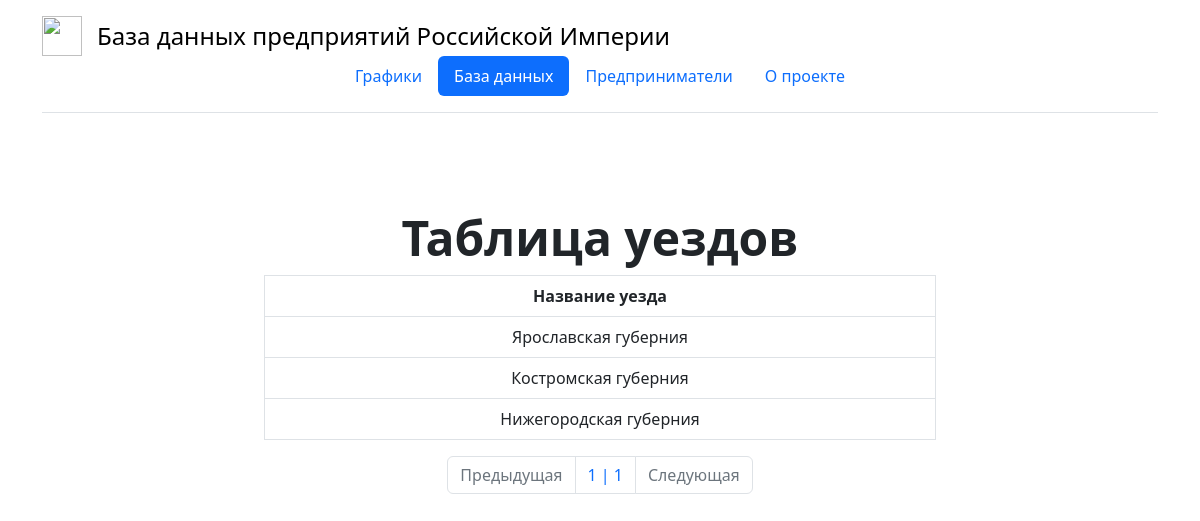
The app's page /database-counties with its own data.
### mainpage/models.py (models this page shows, shortened)
class Counties(models.Model):
    county_name = models.CharField(max_length=100, null=False)

### mainpage/views.py (the view)
# urls.py: path('database-counties', views.database_info, {'model': Counties, 'title': 'Таблица уездов'}),
def database_info(request, model, title):
    objects_list = model.objects.all()
    paginator = Paginator(objects_list, 15)
    page = request.GET.get('page')
    try:
        objects = paginator.page(page)
    except PageNotAnInteger:
        objects = paginator.page(1)
    except EmptyPage:
        objects = paginator.page(paginator.num_pages)
    vars = dict(
        posts=objects,
        title=title
    )
    if title == 'Таблица уездов':
        return render(request, 'mainpage/database.html', vars)
    elif title == 'Виды производств':
        return render(request, 'mainpage/database_materials.html', vars)
    elif title == 'Список предприятий':
        return render(request, 'mainpage/database_fabricators.html', vars)
    elif title == 'Данные по производству':
        return render(request, 'mainpage/database_values.html', vars)

### mainpage/templates/mainpage/database.html (shortened to what this page needs)
{% load static %}
<!doctype html>
<html lang="en">
<head>
    <link rel="stylesheet" href="https://cdn.jsdelivr.net/npm/bootstrap@5.2.3/dist/css/bootstrap.min.css">
</head>
<body>
    <div class="container">
        <header class="d-flex flex-wrap justify-content-center py-3 mb-4 border-bottom">
          <a href="/" class="d-flex align-items-center mb-3 mb-md-0 me-md-auto link-body-emphasis text-decoration-none">
              <img src="{% static 'icon.png' %}" width="40" height="40">
              <span class="fs-4" style="color: black; margin-left: 15px;">База данных предприятий Российской Империи</span>
          </a>
          <ul class="nav nav-pills">
            <li class="nav-item"><a href="/" class="nav-link">Графики</a></li>
            <li class="nav-item"><a href="/database" class="nav-link active">База данных</a></li>
            <li class="nav-item"><a href="/entrepreneurs" class="nav-link">Предприниматели</a></li>
            <li class="nav-item"><a href="/about-project" class="nav-link">О проекте</a></li>
          </ul>
        </header>
    </div>
    <div class="px-4 py-5 my-5 text-center" style="margin-left: 20%; margin-right: 20%;">
        <h1 class="display-5 fw-bold text-body-emphasis">{{ title }}</h1>
        {% block content %}
        <table class="table table-bordered">
          <thead>
            <tr>
              <th scope="col">Название уезда</th>
            </tr>
          </thead>
          {% for post in posts %}
          <tbody>
            <tr>
              <td>{{ post.county_name }}</td>
            </tr>
          {% endfor %}
        </table>
        <nav aria-label="Page navigation example">
          <ul class="pagination justify-content-center">
            {% if posts.has_previous %}
                <li class="page-item">
                    <a class="page-link" href="?page={{ posts.previous_page_number }}" tabindex="-1">Предыдущая</a>
                </li>
            {% else %}
                <li class="page-item disabled">
                    <a class="page-link" href="#" tabindex="-1">Предыдущая</a>
                </li>
            {% endif %}
            <li class="page-item"><a class="page-link" href="#">{{ posts.number }} | {{ posts.paginator.num_pages }}</a></li>
            {% if posts.has_next %}
                <li class="page-item">
                  <a class="page-link" href="?page={{ posts.next_page_number }}">Следующая</a>
                </li>
            {% else %}
                <li class="page-item disabled">
                  <a class="page-link" href="#">Следующая</a>
                </li>
            {% endif %}
          </ul>
        </nav>
{% endblock %}
    </div>
</body>
</html>

### records on screen
Counties: county_name "Ярославская губерния"
Counties: county_name "Костромская губерния"
Counties: county_name "Нижегородская губерния"

### other values on screen
{{ title }} "Таблица уездов"
{{ posts.number }} "1"
{{ posts.paginator.num_pages }} "1"
